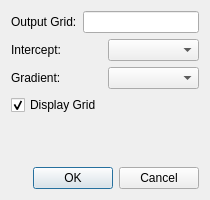
<?xml version="1.0" encoding="UTF-8"?>
<ui version="4.0">
 <class>FluidFactorDialog</class>
 <widget class="QDialog" name="FluidFactorDialog">
  <property name="geometry">
   <rect>
    <x>0</x>
    <y>0</y>
    <width>210</width>
    <height>200</height>
   </rect>
  </property>
  <property name="windowTitle">
   <string>Fluid Factor</string>
  </property>
  <layout class="QVBoxLayout" name="verticalLayout">
   <item>
    <layout class="QHBoxLayout" name="horizontalLayout">
     <item>
      <widget class="QLabel" name="label">
       <property name="text">
        <string>Output Grid:</string>
       </property>
      </widget>
     </item>
     <item>
      <widget class="QLineEdit" name="leGrid"/>
     </item>
    </layout>
   </item>
   <item>
    <layout class="QGridLayout" name="gridLayout">
     <item row="0" column="0">
      <widget class="QLabel" name="label_2">
       <property name="text">
        <string>Intercept:</string>
       </property>
      </widget>
     </item>
     <item row="0" column="1">
      <widget class="QComboBox" name="cbIntercept"/>
     </item>
     <item row="1" column="0">
      <widget class="QLabel" name="label_3">
       <property name="text">
        <string>Gradient:</string>
       </property>
      </widget>
     </item>
     <item row="1" column="1">
      <widget class="QComboBox" name="cbGradient"/>
     </item>
    </layout>
   </item>
   <item>
    <widget class="QCheckBox" name="cbDisplay">
     <property name="text">
      <string>Display Grid</string>
     </property>
     <property name="checked">
      <bool>true</bool>
     </property>
    </widget>
   </item>
   <item>
    <spacer name="verticalSpacer">
     <property name="orientation">
      <enum>Qt::Vertical</enum>
     </property>
     <property name="sizeHint" stdset="0">
      <size>
       <width>20</width>
       <height>40</height>
      </size>
     </property>
    </spacer>
   </item>
   <item>
    <widget class="QDialogButtonBox" name="buttonBox">
     <property name="orientation">
      <enum>Qt::Horizontal</enum>
     </property>
     <property name="standardButtons">
      <set>QDialogButtonBox::Cancel|QDialogButtonBox::Ok</set>
     </property>
    </widget>
   </item>
  </layout>
 </widget>
 <resources/>
 <connections>
  <connection>
   <sender>buttonBox</sender>
   <signal>accepted()</signal>
   <receiver>FluidFactorDialog</receiver>
   <slot>accept()</slot>
   <hints>
    <hint type="sourcelabel">
     <x>248</x>
     <y>254</y>
    </hint>
    <hint type="destinationlabel">
     <x>157</x>
     <y>274</y>
    </hint>
   </hints>
  </connection>
  <connection>
   <sender>buttonBox</sender>
   <signal>rejected()</signal>
   <receiver>FluidFactorDialog</receiver>
   <slot>reject()</slot>
   <hints>
    <hint type="sourcelabel">
     <x>316</x>
     <y>260</y>
    </hint>
    <hint type="destinationlabel">
     <x>286</x>
     <y>274</y>
    </hint>
   </hints>
  </connection>
 </connections>
</ui>
